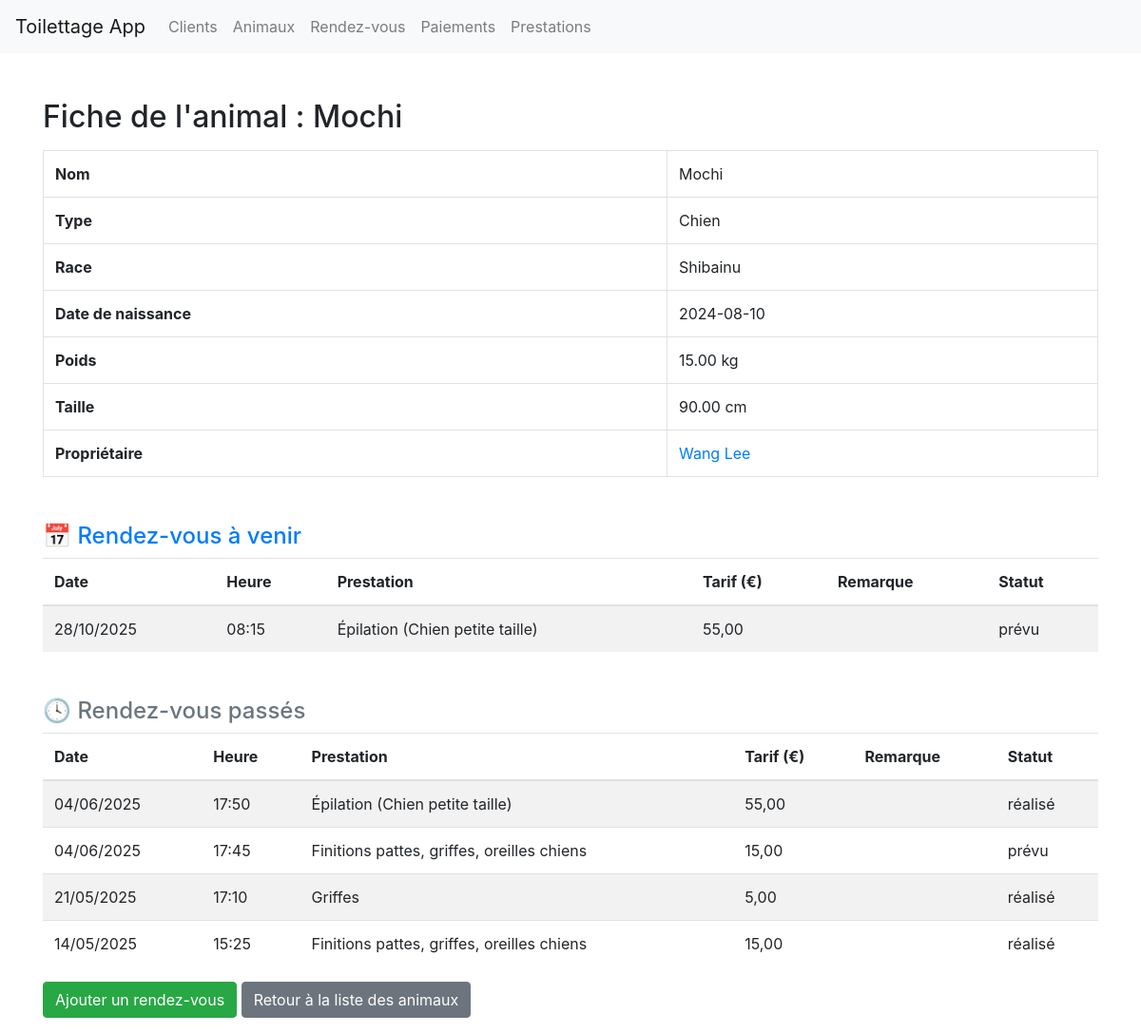
The app's page /pages/fiche_animal.php?id=6 with its own data.
### tables this page shows
CREATE TABLE IF NOT EXISTS `animal` (
  `id_animal` int NOT NULL AUTO_INCREMENT,
  `id_client` int DEFAULT NULL,
  `nom_animal` varchar(100) NOT NULL,
  `type` varchar(100) NOT NULL,
  `race` varchar(100) DEFAULT NULL,
  `date_de_naissance` date DEFAULT NULL,
  `poids` decimal(5,2) DEFAULT NULL,
  `taille` decimal(5,2) DEFAULT NULL,
  `remarques` text,
  `visible` tinyint(1) DEFAULT '1',
  PRIMARY KEY (`id_animal`),
  KEY `animal_1` (`id_client`)
);

CREATE TABLE IF NOT EXISTS `clients` (
  `id_client` int NOT NULL AUTO_INCREMENT,
  `nom` varchar(100) NOT NULL,
  `prenom` varchar(100) NOT NULL,
  `telephone` varchar(20) DEFAULT NULL,
  `email` varchar(100) DEFAULT NULL,
  `adresse` varchar(255) DEFAULT NULL,
  `code_postal` varchar(10) DEFAULT NULL,
  `ville` varchar(100) DEFAULT NULL,
  `date_creation_client` datetime DEFAULT CURRENT_TIMESTAMP,
  PRIMARY KEY (`id_client`)
);

CREATE TABLE IF NOT EXISTS `rdv` (
  `id_rdv` int NOT NULL AUTO_INCREMENT,
  `id_animal` int NOT NULL,
  `id_prestation` int NOT NULL,
  `date_heure` datetime NOT NULL,
  `remarque` text,
  `statut` enum('prévu','annulé','réalisé') DEFAULT NULL,
  PRIMARY KEY (`id_rdv`),
  KEY `id_chien` (`id_animal`),
  KEY `id_prestation` (`id_prestation`)
);

CREATE TABLE IF NOT EXISTS `prestations` (
  `id_prestation` int NOT NULL AUTO_INCREMENT,
  `nom` varchar(100) NOT NULL,
  `tarif` decimal(8,2) NOT NULL,
  PRIMARY KEY (`id_prestation`)
);

### pages/fiche_animal.php (the view, shortened to what this page needs)
<?php
include_once('includes/db.php');
$pdo->setAttribute(PDO::ATTR_ERRMODE, PDO::ERRMODE_EXCEPTION);
$id_animal = $_GET['id'] ?? null;
$stmt = $pdo->prepare("
    SELECT animal.*, clients.nom AS nom_client, clients.prenom
    FROM animal
    LEFT JOIN clients ON animal.id_client = clients.id_client
    WHERE id_animal = ?
");
$stmt->execute([$id_animal]);
$animal = $stmt->fetch();
$stmtRdv = $pdo->prepare("
    SELECT rdv.*, prestations.nom AS nom_prestation, prestations.tarif
    FROM rdv
    JOIN prestations ON rdv.id_prestation = prestations.id_prestation
    WHERE rdv.id_animal = ?
    ORDER BY rdv.date_heure DESC
");
$stmtRdv->execute([$id_animal]);
$allRdv = $stmtRdv->fetchAll();
$rdvs_avenir = [];
$rdvs_passe = [];
$now = date('Y-m-d H:i:s');
foreach ($allRdv as $rdv) {
    if ($rdv['date_heure'] >= $now && $rdv['statut'] !== 'réalisé') {
        $rdvs_avenir[] = $rdv;
    } else {
        $rdvs_passe[] = $rdv;
    }
}
?>
<!DOCTYPE html>
<html lang="fr">
<head>
    <link href="https://stackpath.bootstrapcdn.com/bootstrap/4.5.2/css/bootstrap.min.css" rel="stylesheet">
</head>
<body>
    <?php include 'includes/header.php' ?>
    <div class="container mt-5">
        <h2>Fiche de l'animal : <?= htmlspecialchars($animal['nom_animal']) ?></h2>
        <table class="table table-bordered mt-3">
            <tr>
                <th>Nom</th>
                <td><?= htmlspecialchars($animal['nom_animal']) ?></td>
            </tr>
            <tr>
                <th>Type</th>
                <td><?= htmlspecialchars($animal['type']) ?></td>
            </tr>
            <tr>
                <th>Race</th>
                <td><?= htmlspecialchars($animal['race']) ?></td>
            </tr>
            <tr>
                <th>Date de naissance</th>
                <td><?= htmlspecialchars($animal['date_de_naissance']) ?></td>
            </tr>
            <tr>
                <th>Poids</th>
                <td><?= htmlspecialchars($animal['poids']) ?> kg</td>
            </tr>
            <tr>
                <th>Taille</th>
                <td><?= htmlspecialchars($animal['taille']) ?> cm</td>
            </tr>
            <tr>
                <th>Propriétaire</th>
                <td>
                    <?php if (!empty($animal['id_client']) && !empty($animal['nom_client'])): ?>
                        <a href="index.php?page=fiche_clients&id=<?= $animal['id_client'] ?>">
                            <?= htmlspecialchars($animal['nom_client']) ?> <?= htmlspecialchars($animal['prenom']) ?>
                        </a>
                    <?php else: ?>
                        Aucun propriétaire
                    <?php endif; ?>
                </td>
            </tr>
        </table>
        <h4 class="mt-5 text-primary">📅 Rendez-vous à venir</h4>
        <?php if (count($rdvs_avenir) > 0): ?>
            <table class="table table-striped">
                <thead>
                    <tr>
                        <th>Date</th>
                        <th>Heure</th>
                        <th>Prestation</th>
                        <th>Tarif (€)</th>
                        <th>Remarque</th>
                        <th>Statut</th>
                    </tr>
                </thead>
                <tbody>
                    <?php foreach ($rdvs_avenir as $rdv): ?>
                        <tr>
                            <td><?= date('d/m/Y', strtotime($rdv['date_heure'])) ?></td>
                            <td><?= date('H:i', strtotime($rdv['date_heure'])) ?></td>
                            <td><?= htmlspecialchars($rdv['nom_prestation']) ?></td>
                            <td><?= number_format($rdv['tarif'], 2, ',', ' ') ?></td>
                            <td><?= htmlspecialchars($rdv['remarque']) ?></td>
                            <td><?= htmlspecialchars($rdv['statut']) ?></td>
                        </tr>
                    <?php endforeach; ?>
                </tbody>
            </table>
        <?php else: ?>
            <p class="text-muted">Aucun rendez-vous à venir.</p>
        <?php endif; ?>
        <h4 class="mt-5 text-secondary">🕓 Rendez-vous passés</h4>
        <?php if (count($rdvs_passe) > 0): ?>
            <table class="table table-striped">
                <thead>
                    <tr>
                        <th>Date</th>
                        <th>Heure</th>
                        <th>Prestation</th>
                        <th>Tarif (€)</th>
                        <th>Remarque</th>
                        <th>Statut</th>
                    </tr>
                </thead>
                <tbody>
                    <?php foreach ($rdvs_passe as $rdv): ?>
                        <tr>
                            <td><?= date('d/m/Y', strtotime($rdv['date_heure'])) ?></td>
                            <td><?= date('H:i', strtotime($rdv['date_heure'])) ?></td>
                            <td><?= htmlspecialchars($rdv['nom_prestation']) ?></td>
                            <td><?= number_format($rdv['tarif'], 2, ',', ' ') ?></td>
                            <td><?= htmlspecialchars($rdv['remarque']) ?></td>
                            <td><?= htmlspecialchars($rdv['statut']) ?></td>
                        </tr>
                    <?php endforeach; ?>
                </tbody>
            </table>
        <?php else: ?>
            <p class="text-muted">Aucun rendez-vous passé.</p>
        <?php endif; ?>
        <a href="index.php?page=ajouter_rdv&id_animal=<?= $animal['id_animal'] ?>" class="btn btn-success mb-3">Ajouter un rendez-vous</a>
        <a href="index.php?page=animal" class="btn btn-secondary mb-3">Retour à la liste des animaux</a>
    </div>
</body>
</html>

### records on screen
animal: nom_animal "Mochi", type "Chien", race "Shibainu", date_de_naissance "2024-08-10", poids "15.00", taille "90.00", id_client.nom "Wang", id_client.prenom "Lee"
rdv: date_heure "28/10/2025", date_heure "08:15", id_prestation.nom "Épilation (Chien petite taille)", id_prestation.tarif "55,00", statut "prévu"
rdv: date_heure "04/06/2025", date_heure "17:50", id_prestation.nom "Épilation (Chien petite taille)", id_prestation.tarif "55,00", statut "réalisé"
rdv: date_heure "04/06/2025", date_heure "17:45", id_prestation.nom "Finitions pattes, griffes, oreilles chiens", id_prestation.tarif "15,00", statut "prévu"
rdv: date_heure "21/05/2025", date_heure "17:10", id_prestation.nom "Griffes", id_prestation.tarif "5,00", statut "réalisé"
rdv: date_heure "14/05/2025", date_heure "15:25", id_prestation.nom "Finitions pattes, griffes, oreilles chiens", id_prestation.tarif "15,00", statut "réalisé"
